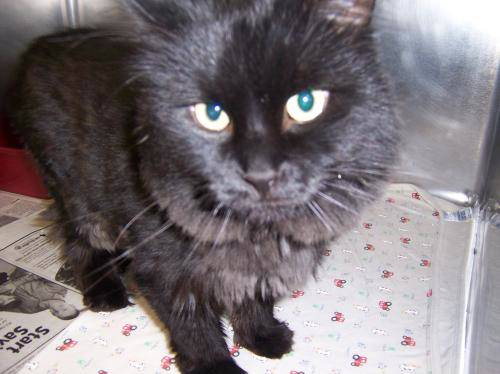
#> input picture Dataset/cats/cat.1010.jpg, 500 x 374 px, found by its file name; its folder holds 4 pictures in this run
$ python svm_classification.py
#> lines starting #> are read from the running program, lines starting #| are printed output that depends on the picture
import os
from sklearn.decomposition import PCA
import cv2
import numpy as np
from tqdm import tqdm
from sklearn.model_selection import train_test_split
from sklearn.svm import SVC
from sklearn.metrics import classification_report, accuracy_score

# Preprocess the Images
def load_images_from_folder(folder, label, image_size=(64, 64)):
#> called with label = 0, image_size = (64, 64)
    images = []
    labels = []
    file_list = os.listdir(folder)
    for filename in tqdm(file_list, desc=f"Loading {label} images"):
        img_path = os.path.join(folder, filename)
        img = cv2.imread(img_path)
#> img is the input picture: shape (374, 500, 3); mean B, G, R 121.4, 117.2, 124.5
        if img is not None:
            img = cv2.resize(img, image_size)
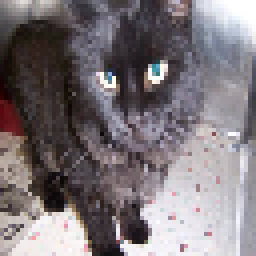
#> img: shape (64, 64, 3) (shown 4 times larger); mean B, G, R 121.4, 117.3, 124.5
            img = img.flatten()  # Flatten the image
#> img = 12288 values, max 255 at index 165, min 0 at index 4416, mean 121.1
            images.append(img)
            labels.append(label)
#> pass 2 of the loop in load_images_from_folder, `for filename in tqdm(file_list, desc=f"Loading {label} images"):`:
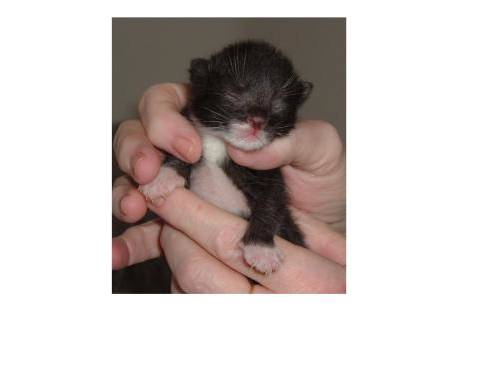
#> input picture Dataset/cats/cat.10151.jpg, 499 x 375 px, found by its file name
#> in load_images_from_folder, img is the input picture: shape (375, 499, 3); mean B, G, R 195.9, 198.6, 206.8
#> in load_images_from_folder, `img = cv2.resize(img, image_size)`:
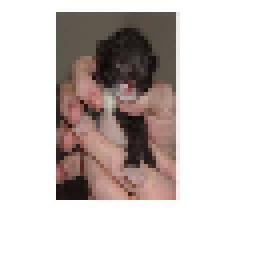
#> img: shape (64, 64, 3) (shown 4 times larger); mean B, G, R 195.8, 198.5, 206.8
#> in load_images_from_folder, `img = img.flatten()`: img = 12288 values, max 255 at index 0, min 5 at index 5664, mean 200.4
#> pass 3 of the loop in load_images_from_folder, `for filename in tqdm(file_list, desc=f"Loading {label} images"):`:
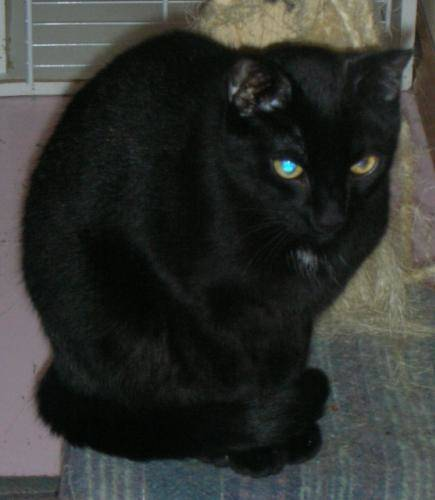
#> input picture Dataset/cats/cat.10223.jpg, 435 x 500 px, found by its file name
#> in load_images_from_folder, img is the input picture: shape (500, 435, 3); mean B, G, R 48, 51.6, 49.6
#> in load_images_from_folder, `img = cv2.resize(img, image_size)`:
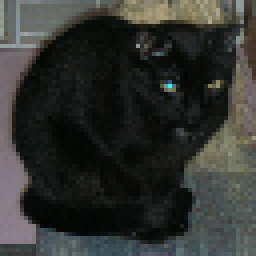
#> img: shape (64, 64, 3) (shown 4 times larger); mean B, G, R 47.9, 51.5, 49.5
#> in load_images_from_folder, `img = img.flatten()`: img = 12288 values, max 247 at index 4159, min 0 at index 10590, mean 49.63
#> the loop made 4 passes; the first 3 are shown
    return images, labels

cat_images, cat_labels = load_images_from_folder('C:/Users/Anjali Patel/PycharmProjects/PRODIGY_ML_03/Dataset/cats', label=0)
dog_images, dog_labels = load_images_from_folder('C:/Users/Anjali Patel/PycharmProjects/PRODIGY_ML_03/Dataset/dogs', label=1)
#> (the run stopped early here; a loop or call above may not have finished)
